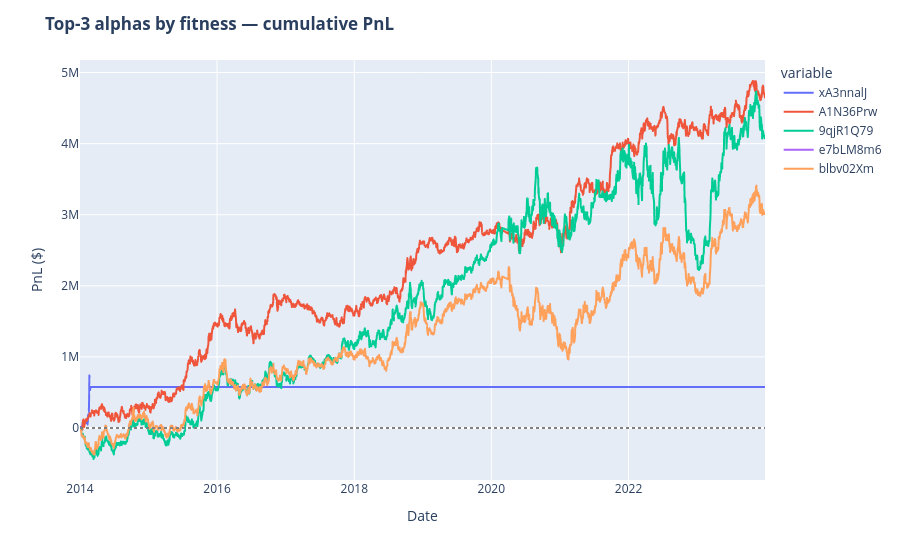

Write notebook code for a chart like this one.
### Code cell
# OPTIONAL - top-3 alphas, raw PnL side by side
import functools

top3 = sorted(qualified, key=lambda r: r['fitness'], reverse=True)[:5]
frames = []
for r in top3:
    p = ace.get_alpha_pnl(s, r['alpha_id'])
    if not p.empty:
        frames.append(p[['pnl']].rename(columns={'pnl': r['alpha_id']}))
        print(f"{r['alpha_id']}  fitness {r['fitness']:.2f}  <- {r['expression'][:70]}")

merged = functools.reduce(lambda a, b: a.join(b, how='outer'), frames).sort_index()
fig = px.line(merged, x=merged.index, y=list(merged.columns),
              labels={'x': 'Date', 'value': 'PnL ($)'})
fig.add_hline(y=0, line_dash='dot', line_color='gray')
fig.update_layout(title='<b>Top-3 alphas by fitness — cumulative PnL</b>',
                  xaxis_title='Date', yaxis_title='PnL ($)', hovermode='x unified')
fig.show()

### Figure 1 — Plotly figure (JSON) as saved in the notebook; plotly's stock layout.template omitted (floating-point values rounded to 4 significant figures; data arrays with more than 128 entries replaced by an {"elided": "..."} marker saying what was removed)
{"data": [{"hovertemplate": "variable=xA3nnalJ<br>date=%{x}<br>PnL ($)=%{y}<extra></extra>", "legendgroup": "xA3nnalJ", "line": {"color": "#636efa", "dash": "solid"}, "marker": {"symbol": "circle"}, "mode": "lines", "name": "xA3nnalJ", "showlegend": true, "type": "scattergl", "x": {"elided": "2586 str values"}, "xaxis": "x", "y": {"elided": "2586 float values"}, "yaxis": "y"}, {"hovertemplate": "variable=A1N36Prw<br>date=%{x}<br>PnL ($)=%{y}<extra></extra>", "legendgroup": "A1N36Prw", "line": {"color": "#EF553B", "dash": "solid"}, "marker": {"symbol": "circle"}, "mode": "lines", "name": "A1N36Prw", "showlegend": true, "type": "scattergl", "x": {"elided": "2586 str values"}, "xaxis": "x", "y": {"elided": "2586 float values"}, "yaxis": "y"}, {"hovertemplate": "variable=9qjR1Q79<br>date=%{x}<br>PnL ($)=%{y}<extra></extra>", "legendgroup": "9qjR1Q79", "line": {"color": "#00cc96", "dash": "solid"}, "marker": {"symbol": "circle"}, "mode": "lines", "name": "9qjR1Q79", "showlegend": true, "type": "scattergl", "x": {"elided": "2586 str values"}, "xaxis": "x", "y": {"elided": "2586 float values"}, "yaxis": "y"}, {"hovertemplate": "variable=e7bLM8m6<br>date=%{x}<br>PnL ($)=%{y}<extra></extra>", "legendgroup": "e7bLM8m6", "line": {"color": "#ab63fa", "dash": "solid"}, "marker": {"symbol": "circle"}, "mode": "lines", "name": "e7bLM8m6", "showlegend": true, "type": "scattergl", "x": {"elided": "2586 str values"}, "xaxis": "x", "y": {"elided": "2586 float values"}, "yaxis": "y"}, {"hovertemplate": "variable=blbv02Xm<br>date=%{x}<br>PnL ($)=%{y}<extra></extra>", "legendgroup": "blbv02Xm", "line": {"color": "#FFA15A", "dash": "solid"}, "marker": {"symbol": "circle"}, "mode": "lines", "name": "blbv02Xm", "showlegend": true, "type": "scattergl", "x": {"elided": "2586 str values"}, "xaxis": "x", "y": {"elided": "2586 float values"}, "yaxis": "y"}], "layout": {"hovermode": "x unified", "legend": {"title": {"text": "variable"}, "tracegroupgap": 0}, "margin": {"t": 60}, "shapes": [{"line": {"color": "gray", "dash": "dot"}, "type": "line", "x0": 0, "x1": 1, "xref": "x domain", "y0": 0, "y1": 0, "yref": "y"}], "title": {"text": "<b>Top-3 alphas by fitness — cumulative PnL</b>"}, "xaxis": {"anchor": "y", "domain": [0, 1], "title": {"text": "Date"}}, "yaxis": {"anchor": "x", "domain": [0, 1], "title": {"text": "PnL ($)"}}}}
